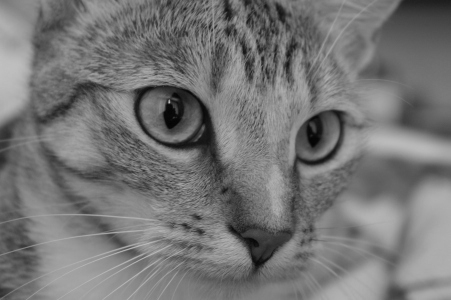
#> input picture edge detection filter/testchelsea.png, 451 x 300 px
$ python Operators.py   (older library calls are emulated)
#> lines starting #> are read from the running program, lines starting #| are printed output that depends on the picture
#> in main, image is the input picture: shape (300, 451) uint16; min 991, max 49519, mean 30163
from scipy import ndimage, misc
import numpy as np
from skimage import filters, io, util
from math import pi


class Operators:
    def __init__(self, image, name):
        self.image = image
        self.image_name = name


    def prewitt(self):
        prewitt = filters.prewitt(self.image)
        io.imsave(str('prewitt_' + self.image_name), util.invert(prewitt))


    def sobel(self):
        sobel = filters.sobel(self.image)
        io.imsave(str('sobel_' + self.image_name), util.invert(sobel))


    def roberts(self):
        roberts = filters.roberts(self.image)
        io.imsave(str('roberts_' + self.image_name), util.invert(roberts))


    def laplacian_of_gaussian(self, name):
#> called with name = 'testchelsea.png'
        image = ndimage.imread(name)
        l_o_g1 = ndimage.gaussian_laplace(image, sigma=0.7, mode='nearest')
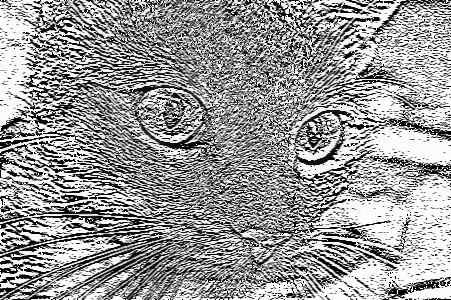
#> l_o_g1: shape (300, 451) uint16; min 0, max 65535, mean 39362; drawn with min black and max white
        l_o_g2 = ndimage.gaussian_laplace(image, sigma=0.8, mode='nearest')
        l_o_g3 = ndimage.gaussian_laplace(image, sigma=1.0, mode='nearest')
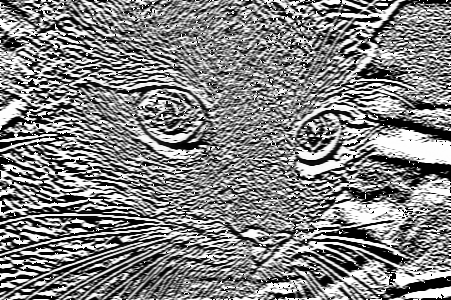
#> l_o_g3: shape (300, 451) uint16; min 0, max 65535, mean 33502.8; drawn with min black and max white
        l_o_g4 = ndimage.gaussian_laplace(image, sigma=1.5, mode='nearest')
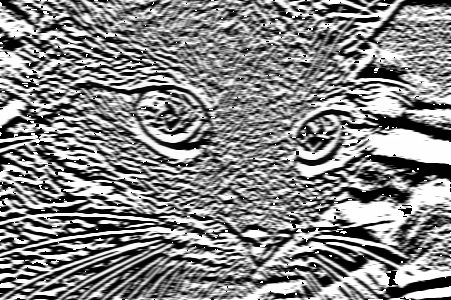
#> l_o_g4: shape (300, 451) uint16; min 0, max 65535, mean 34256.3; drawn with min black and max white
        l_o_g5 = ndimage.gaussian_laplace(image, sigma=2.0, mode='nearest')
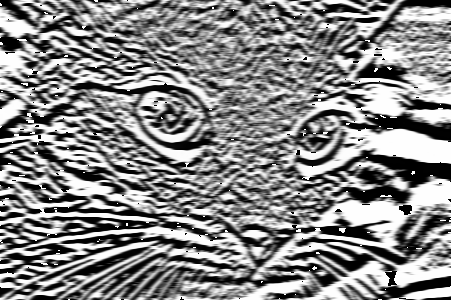
#> l_o_g5: shape (300, 451) uint16; min 0, max 65535, mean 34745.9; drawn with min black and max white

        misc.imsave(str('l_o_g07_' + self.image_name), l_o_g1)
        misc.imsave(str('l_o_g08_' + self.image_name), l_o_g2)
        misc.imsave(str('l_o_g10_' + self.image_name), l_o_g3)
        misc.imsave(str('l_o_g15_' + self.image_name), l_o_g4)
        misc.imsave(str('l_o_g20_' + self.image_name), l_o_g5)

    # Implementation of Robinson operator (compass mask)
    def robinson(self, name):
#> called with name = 'testchelsea.png'
        image = ndimage.imread(name)

        h0_3 = np.array([
            [[-1.0, 0.0, 1.0],
            [-2.0, 0.0, 2.0],
            [-1.0, 0.0, 1.0]],

            [[-2.0, -1.0, 0.0],
            [-1.0, 0.0, 1.0],
            [0.0, 1.0, 2.0]],

            [[-1.0, -2.0, -1.0],
            [0.0, 0.0, 0.0],
            [1.0, 2.0, 1.0]],

            [[0.0, -1.0, -2.0],
            [1.0, 0.0, -1.0],
            [2.0, 1.0, 0.0]]
        ])

        h4_7 = np.negative(h0_3)
        e_k = np.zeros(image.shape)

        h0_7 = np.concatenate((h0_3, h4_7), axis=0)

        for filter in h0_7:
            e_k = np.maximum(ndimage.filters.convolve(image, filter), e_k)
#> this loop made 8 passes
#> pass 1, in robinson, `e_k = np.maximum(ndimage.filters.convolve(image, filter), e_k)`:
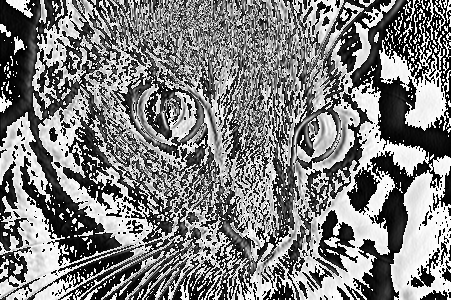
#> e_k: shape (300, 451) float64; min 0, max 65535, mean 32741.6; drawn with min black and max white
#> after the loop:
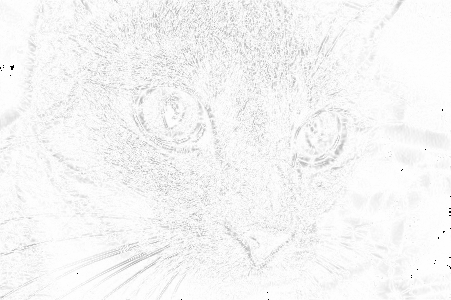
#> e_k: shape (300, 451) float64; min 0, max 65535, mean 63133.6; drawn with min black and max white


        k_k = image
        for v in range(0, image.shape[1]):
            for u in range(0, image.shape[0]):
                k_k[u][v] = pi/4*e_k[u][v]

        misc.imsave(str('robinson_' + self.image_name), util.invert(k_k))
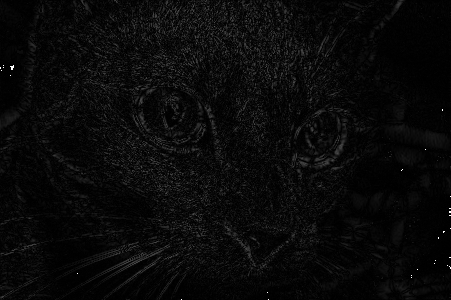
#> saved as robinson_testchelsea.png: PIL image 451x300 L; min 0, max 255, mean 9.3


def main():

    images = ['testchelsea.png', 'testcoins.png']

    for image_name in images:
#> (the run stopped early here; a loop or call above may not have finished)
